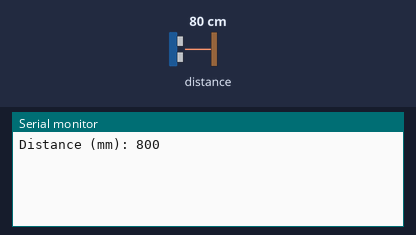
Simulated run of this sketch. Board: ESP32. Shown: the last lines printed to the serial monitor. The test bench sets the inputs (shaded band); at power-on: distance to the obstacle 80 cm. WiFi joins after 1.5 s; servers stay silent unless stated.

Above: at 3.0 s.
3.1 s: distance to the obstacle set to 250 cm
At 4.6 s:
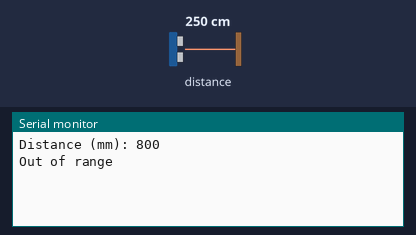
6.3 s: distance to the obstacle set to 2 cm
At 7.3 s:
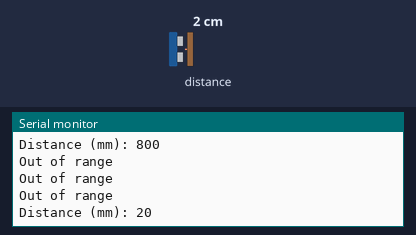

Measured:
- after the input at 3.1 s, the serial monitor: prints a new line after 0.74 s (image 1)
- after the input at 6.3 s, the serial monitor: prints a new line after 0.54 s (image 2)

The sketch:

smart-distance-measurement-using-vl53l0X-esp32.ino
```cpp
#define BLYNK_TEMPLATE_ID "TMPL3zxwFvLQW"
#define BLYNK_TEMPLATE_NAME "Distance Measurement"
#define BLYNK_AUTH_TOKEN "kO6jE0z6VBPCsMWzSHOAa-x5Z1NA3gYd"

#include <Wire.h>
#include <Adafruit_VL53L0X.h>
#include <WiFi.h>
#include <BlynkSimpleEsp32.h>

char auth[] = BLYNK_AUTH_TOKEN;
char ssid[] = "Galaxy F23 5G 3FF5";
char pass[] = "edrp6836ehan";

Adafruit_VL53L0X lox = Adafruit_VL53L0X();
BlynkTimer timer;

// Send distance to Blynk
void sendDistance() {
  VL53L0X_RangingMeasurementData_t measure;
  lox.rangingTest(&measure, false);

  if (measure.RangeStatus != 4) {
    Serial.print("Distance (mm): ");
    Serial.println(measure.RangeMilliMeter);
    Blynk.virtualWrite(V0, measure.RangeMilliMeter);
  } else {
    Serial.println("Out of range");
    Blynk.virtualWrite(V0, 0);
  }
}

void setup() {
  Serial.begin(115200);

  // ESP32 default I2C pins: SDA = 21, SCL = 22
  Wire.begin(21, 22);

  if (!lox.begin()) {
    Serial.println(F("Failed to boot VL53L0X"));
    while (1);
  }

  Blynk.begin(auth, ssid, pass);

  timer.setInterval(1000L, sendDistance);  // every 1 second
}

void loop() {
  Blynk.run();
  timer.run();
}
```
